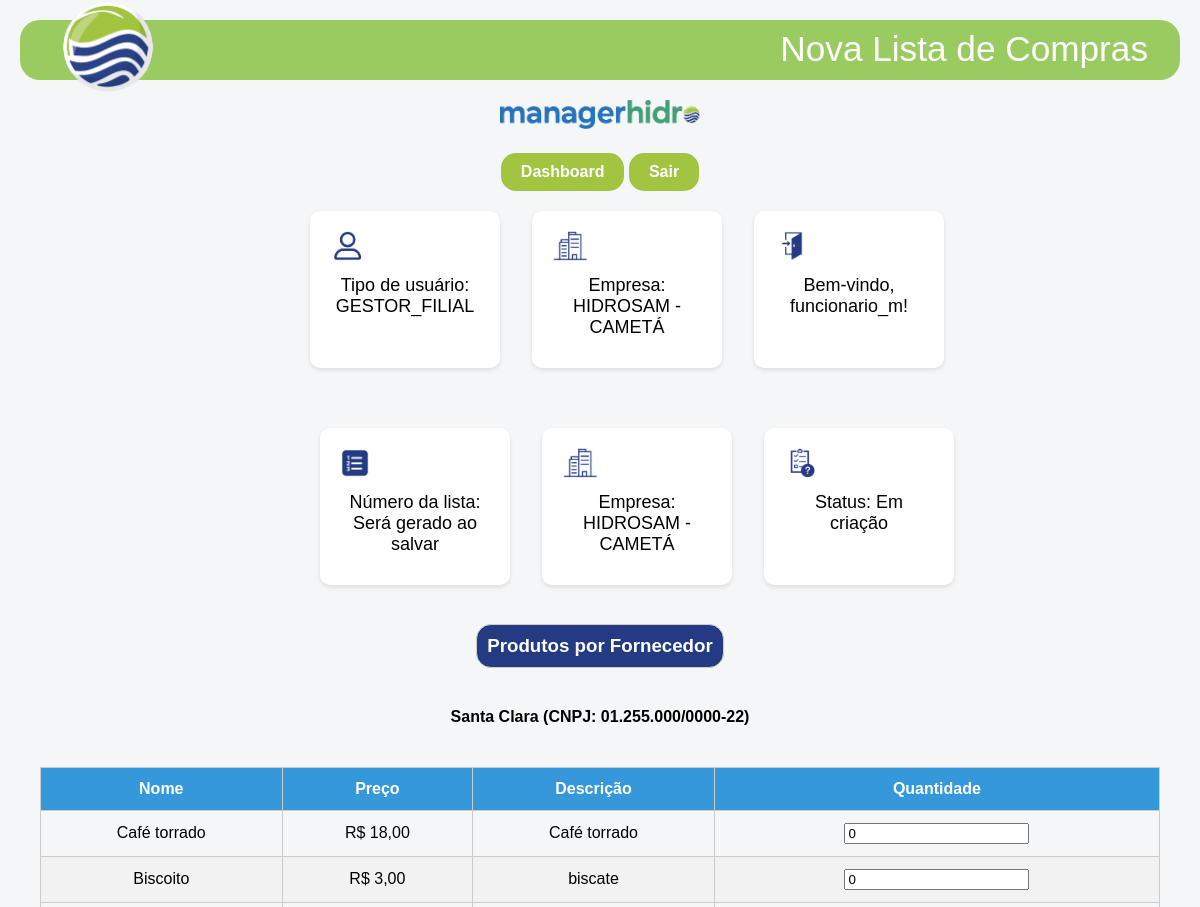
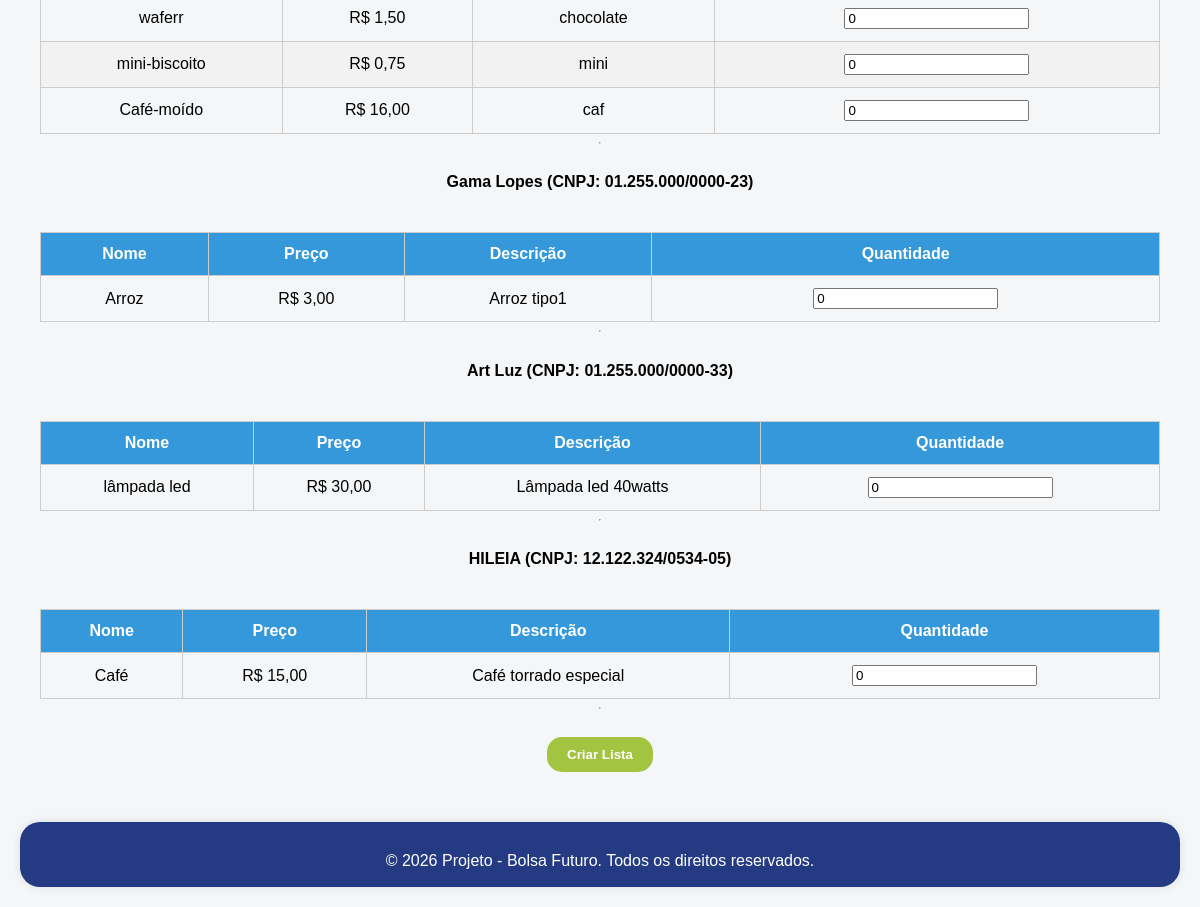
Page /compras/listas/nova/ (signed in) on the committed database (2 pictures, top to bottom).
### usuarios/models.py (models this page shows, shortened)
class Usuario(AbstractUser):
    TIPOS_USUARIO = [
        ('GERENTE_MATRIZ', 'Gerente Matriz'),
        ('GERENTE_FILIAL', 'Gerente Filial'),
        ('GESTOR_MATRIZ', 'Gestor Matriz'),
        ('GESTOR_FILIAL', 'Gestor Filial'),
        ('FUNCIONARIO', 'Funcionário'),
    ]
    empresa = models.ForeignKey(Empresa, on_delete=models.CASCADE, null=True, blank=True)
    tipo_usuario = models.CharField(max_length=20, choices=TIPOS_USUARIO, null=True, blank=True)
    status_ativo = models.BooleanField(default=False)

### empresas/models.py (models this page shows, shortened)
class Empresa(models.Model):
    nome = models.CharField(max_length=150)
    endereco = models.CharField(max_length=255)
    email = models.EmailField()
    telefone = models.CharField(max_length=20)

### fornecedores/models.py (models this page shows, shortened)
class Fornecedor(models.Model):
    nome = models.CharField(max_length=150)
    cnpj = models.CharField(max_length=20, unique=True)
    email = models.EmailField()
    telefone = models.CharField(max_length=20)
    site = models.URLField(blank=True, null=True)
    endereco = models.CharField(max_length=255)

### produtos/models.py (models this page shows, shortened)
class Produto(models.Model):
    fornecedor = models.ForeignKey(Fornecedor, on_delete=models.CASCADE, related_name="produtos")
    nome = models.CharField(max_length=150)
    preco = models.DecimalField(max_digits=10, decimal_places=2)
    descricao = models.TextField(blank=True, null=True)
    imagem = models.ImageField(upload_to='produtos/', null=True, blank=True)

### compras/views.py (the view, shortened to what this page needs)
# urls.py: path('listas/nova/', views.criar_lista, name='criar_lista'),
@login_required(login_url='/login/')
def criar_lista(request):
    empresa = request.user.empresa
    ano_atual = timezone.now().year
    fornecedores = Fornecedor.objects.all().prefetch_related('produtos')
    return render(request, 'compras/cadastro_lista.html', {
        'empresa': empresa,
        'fornecedores': fornecedores,
        'header_title': "Nova Lista de Compras",
    })

### compras/templates/compras/cadastro_lista.html (shortened to what this page needs)
{% extends 'base.html' %}
{% load static %}
{% block content %}
  <div class="row">
    <div class="card">
      <img src="{% static 'img/lista_numero.png' %}" alt="Logo" class="card-img">
      <p class="center">Número da lista: Será gerado ao salvar</p>
    </div>
    <div class="card">
      <img src="{% static 'img/empresa.png' %}" alt="Logo" class="card-img">
      <p class="center">Empresa: {{ empresa.nome }}</p>
    </div>
    <div class="card">
      <img src="{% static 'img/status_lista.png' %}" alt="Logo" class="card-img">
      <p class="center">Status: Em criação</p>
    </div>
  </div>
  <form method="post" class="form-cadastro">
    <h3>Produtos por Fornecedor</h3>
    {% for fornecedor in fornecedores %}
      <h4>{{ fornecedor.nome }} (CNPJ: {{ fornecedor.cnpj }})</h4>
      {% if fornecedor.produtos.all %}
        <table>
          <thead>
            <tr>
              <th>Nome</th>
              <th>Preço</th>
              <th>Descrição</th>
              <th>Quantidade</th>
            </tr>
          </thead>
          <tbody>
            {% for produto in fornecedor.produtos.all %}
              <tr>
                <td>{{ produto.nome }}</td>
                <td>R$ {{ produto.preco }}</td>
                <td>{{ produto.descricao|default:"-" }}</td>
                <td>
                  <input type="number" name="produto_{{ produto.id }}" min="0" value="0">
                </td>
              </tr>
            {% endfor %}
          </tbody>
        </table>
      {% else %}
        <p class="empty">Nenhum produto cadastrado para este fornecedor.</p>
      {% endif %}
      <hr>
    {% endfor %}
    <button type="submit" class="btn">Criar Lista</button>
  </form>
{% endblock %}

### templates/header.html (shortened to what this page needs)
{% load static %}
<header>
  <div class="header-content"></div>
    <div class="logo-container">
      <img src="{% static 'img/logo-hidro.png' %}" alt="Logo" class="logo-img">
    </div>
    {% if header_title %}
      <h1 class="header-title">{{ header_title }}</h1>
    {% endif %}
</header>
<nav class="center">
  <img src="{% static 'img/logo-sistema.png' %}" alt="Imagem centralizada" class="logo-sistema">
  {% if request.user.is_authenticated %}
    <div>
      {% if request.path != '/dashboard/' %}
      <a href="{% url 'dashboard' %}" class="btn">Dashboard</a>
      {% endif %}
      <a href="{% url 'logout' %}" class="btn">Sair</a>
    </div>
  </nav>
    <div class="row">
    <div class="card">
      <img src="{% static 'img/usuario.png' %}" alt="Logo" class="card-img">
      <p class="center">Tipo de usuário: {{ user.tipo_usuario }}</p>
    </div>
    <div class="card">
      <img src="{% static 'img/empresa.png' %}" alt="Logo" class="card-img">
      <p class="center">Empresa: {{ user.empresa.nome }}</p>
    </div>
    <div class="card">
      {% if request.user.is_authenticated %}
        <img src="{% static 'img/login.png' %}" alt="Logo" class="card-img">
        <p class="center">Bem-vindo, {{ request.user.username }}! </p>
      {% endif %}
    </div>
  </div>
  {% endif %}

### usuarios/static/css/style.css (style rules this page uses)
body { font-family: Arial, sans-serif; background-color: #f4f6f8; margin: 0; padding: 20px; }
h1, h2 { color: #2c3e50; text-align: center; }
p { font-size: 18px; margin: 10px 0; }
.center { text-align: center; }
header { position: relative; height: 60px; background-color: transparent; }
.header-content { background-color: #9acb61; height: 100%; width: 100%; position: relative; top: 0; left: 0; z-index: 1; border-radius: 20px; }
.logo-container { position: absolute; top: 50%; left: 2rem; transform: translateY(-50%); z-index: 2; }
.logo-img { height: 100px; width: auto; object-fit: contain; }
.header-title { position: absolute; right: 2rem; color: white; font-size: 2.2rem; font-weight: 20; z-index: 2; top: -25%; }
.card { background-color: #fff; border-radius: 10px; box-shadow: 0 2px 4px rgba(0, 0, 0, 0.1); padding: 20px; margin: 20px 0; max-width: 150px; }
.row { margin-left: 25%; display: flex; flex-wrap: wrap; gap: 2rem; }
.card-img { height: 30px; width: auto; object-fit: contain; }
h3 { background-color: #243b83; color: white; display: flex; justify-content: center; align-items: center; border: 1px solid #ccc; border-radius: 15px; padding: 10px; }
table { width: 100%; border-collapse: collapse; margin-top: 20px; }
th, td { padding: 12px; border: 1px solid #ccc; text-align: center; }
th { background-color: #3498db; color: white; }
tr:nth-child(even) { background-color: #f2f2f2; }
.btn { display: inline-block; margin-top: 20px; padding: 10px 20px; background-color: #a3c441; color: white; text-decoration: none; border-radius: 15px; font-weight: bold; border: none; }
.form-login, .form-cadastro { top: 30px; display: flex; flex-direction: column; align-items: center; }
.logo-sistema { max-width: 200px; margin-top: 20px; }

### rows in the picture
Usuario: tipo_usuario "GESTOR_FILIAL", empresa.nome "HIDROSAM - CAMETÁ", user.username "funcionario_m"
Empresa: nome "HIDROSAM - CAMETÁ"
Fornecedor: nome "Santa Clara", cnpj "01.255.000/0000-22"
Produto: nome "Café torrado", preco "18,00", descricao "Café torrado"
Produto: nome "Biscoito", preco "3,00", descricao "biscate"
Produto: nome "waferr", preco "1,50", descricao "chocolate"
Produto: nome "mini-biscoito", preco "0,75", descricao "mini"
Produto: nome "Café-moído", preco "16,00", descricao "caf"
Fornecedor: nome "Gama Lopes", cnpj "01.255.000/0000-23"
Produto: nome "Arroz", preco "3,00", descricao "Arroz tipo1"
Fornecedor: nome "Art Luz", cnpj "01.255.000/0000-33"
Produto: nome "lâmpada led", preco "30,00", descricao "Lâmpada led 40watts"
Fornecedor: nome "HILEIA", cnpj "12.122.324/0534-05"
Produto: nome "Café", preco "15,00", descricao "Café torrado especial"

### other values in the picture
{{ header_title }} "Nova Lista de Compras"
